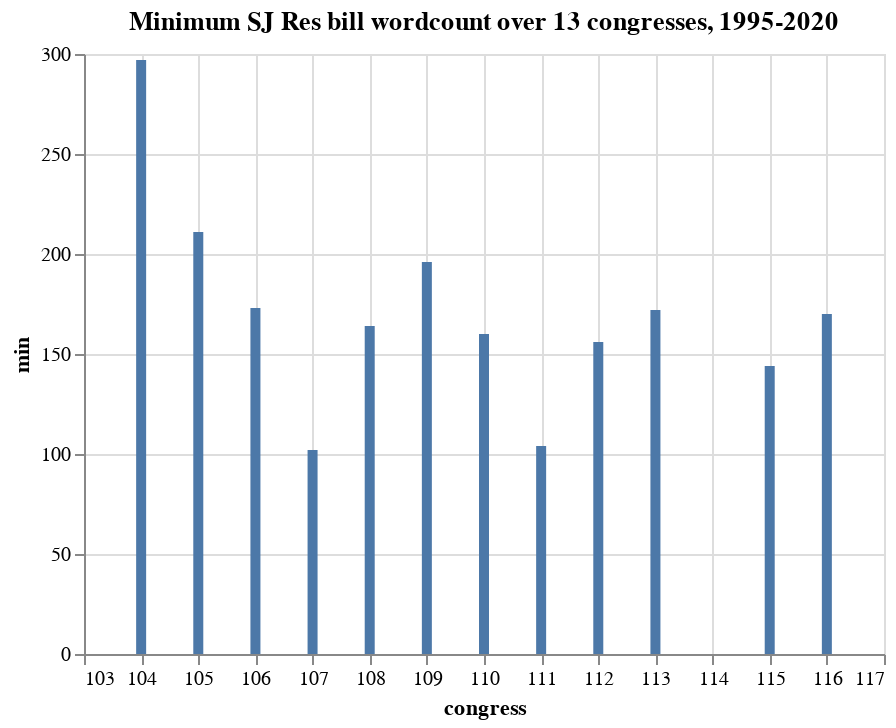

The notebook cell saved with this chart:
### Markdown cell above
#### Graphing the minimum senate word count by congress

### Code cell
alt.Chart(summary).mark_bar().encode(
    x='congress',
    y='min'
).properties(
    title='Minimum SJ Res bill wordcount over 13 congresses, 1995-2020'
)

### Figure 1 — Vega-Lite specification as saved in the notebook (floating-point values rounded to 4 significant figures)
{"config": {"view": {"continuousWidth": 400, "continuousHeight": 300}}, "data": {"name": "data-c360505849283c4d015d26ea079ae5d2"}, "mark": "bar", "encoding": {"x": {"type": "quantitative", "field": "congress"}, "y": {"type": "quantitative", "field": "min"}}, "title": "Minimum SJ Res bill wordcount over 13 congresses, 1995-2020", "$schema": "https://vega.github.io/schema/vega-lite/v4.8.1.json", "datasets": {"data-c360505849283c4d015d26ea079ae5d2": [{"congress": 104, "mean": 1178.0, "median": 898.5, "max": 2618.0, "min": 297.0}, {"congress": 105, "mean": 819.0, "median": 487.0, "max": 1576.0, "min": 211.0}, {"congress": 106, "mean": 279.5, "median": 252.5, "max": 440.0, "min": 173.0}, {"congress": 107, "mean": 301.7, "median": 181.0, "max": 645.0, "min": 102.0}, {"congress": 108, "mean": 368.3, "median": 338.0, "max": 586.0, "min": 164.0}, {"congress": 109, "mean": 244.5, "median": 244.5, "max": 293.0, "min": 196.0}, {"congress": 110, "mean": 2030.0, "median": 349.0, "max": 12050.0, "min": 160.0}, {"congress": 111, "mean": 552.1, "median": 562.0, "max": 1320.0, "min": 104.0}, {"congress": 112, "mean": 509.2, "median": 172.5, "max": 2080.0, "min": 156.0}, {"congress": 113, "mean": 181.8, "median": 183.0, "max": 189.0, "min": 172.0}, {"congress": 114, "mean": null, "median": null, "max": null, "min": null}, {"congress": 115, "mean": 274.4, "median": 183.0, "max": 773.0, "min": 144.0}, {"congress": 116, "mean": 173.7, "median": 175.0, "max": 176.0, "min": 170.0}]}}
